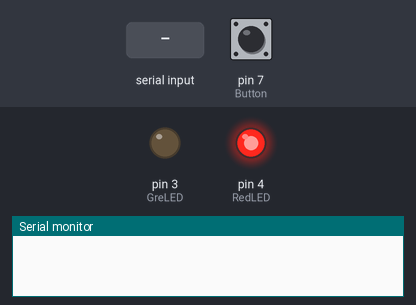
Bench run of a sketch on a simulated Arduino Uno, built with avr-gcc and run on an emulated ATmega328P. Shown: output pins drawn as LEDs (lit = HIGH), the last lines printed to the serial monitor. Inputs (shaded band) come from the test bench; at power-on: pin 7 (Button) LOW.

Above: at 1.2 s.
1.3 s: "a" received over Serial
At 1.9 s:
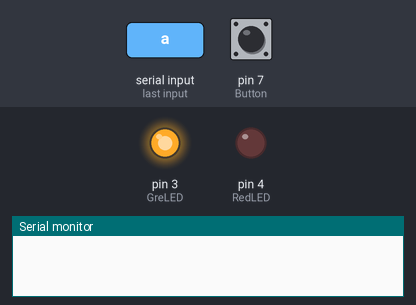
2.8 s: pin 7 (Button) pulled HIGH for 0.15 s
At 4.2 s:
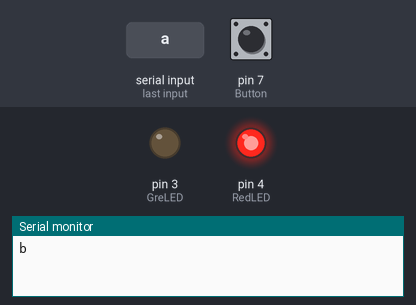
Timing chart, 0 to 5.8 s (numbered marks = the images above; inputs shaded):
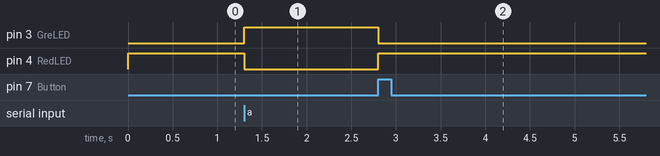

The sketch:

Arduino2.ino
```cpp
//
// Reset System code
//
// Code for the functionality of
// State LEDs and reset trap button
//
// By Mohamed Mjawaz
//

//
// Initalizing device pins
//
int RedLED = 4;
int GreLED = 3;
int Button = 7;

//
// Initalizing variables
//
int ButtonNew = 0;
int ButtonOld = 0;
int mouseCaught = 0;


void setup()
{
  Serial.begin(9600);
  // pinMode setup
  pinMode(RedLED, OUTPUT);
  pinMode(GreLED, OUTPUT);
  pinMode(Button, INPUT);
  digitalWrite(RedLED, HIGH);
}

void sendSignal(char outChar)
{
  Serial.write(outChar);
}

char recieveSignal()
{
  char inChar;

  // Reading in the message
  if(Serial.available() > 0){
    inChar = Serial.read();
  } else {
    inChar = '\0';
  }

  return inChar;
}

void loop()
{
  char inChar = recieveSignal();
  ButtonNew = digitalRead(Button);

  // runs when a signal was recieved
  // only recieves when mouse is caught
  if(inChar == 'a' && mouseCaught == 0){
    mouseCaught = 1;
    digitalWrite(GreLED, HIGH);
    digitalWrite(RedLED, LOW);
  }

  // runs when the button is pressed
  // and when a mouse was caught
  if(ButtonNew && !ButtonOld && mouseCaught){
  	digitalWrite(GreLED, LOW);
  	digitalWrite(RedLED, HIGH);
   	sendSignal('b');
  	mouseCaught = 0;
  }

  ButtonOld = ButtonNew;
}
```

Measured:
- after the input at 1.3 s, pin 3 (GreLED): LOW → HIGH at once; pin 4 (RedLED): HIGH → LOW at once
- after the input at 2.8 s, pin 3 (GreLED): HIGH → LOW at once; pin 4 (RedLED): LOW → HIGH at once
